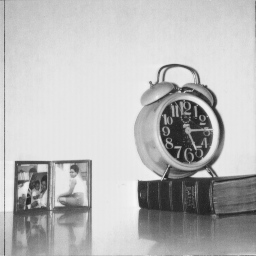
#> input picture Image_processing/ass2_1.tiff, 256 x 256 px
$ jupyter execute ma18btech11004-hw2.ipynb
#> lines starting #> are read from the running program, lines starting #| are printed output that depends on the picture
[cell 1]
import matplotlib.pyplot as plt
import matplotlib.image as mpimg
import numpy as np
import seaborn as sns
import math

[cell 2]
#ass2_1.tiff:http://sipi.usc.edu/database/download.php?vol=misc&img=5.1.12
ima = mpimg.imread('ass2_1.tiff')
#> ima is the input picture: shape (256, 256); min 32, max 246, mean 186
n,m = ima.shape
#> n = 256; m = 256
plt.imshow(ima,cmap='gray')
ima.shape

#### short_image 64*64 for high complexity tasks

short_image = ima[160:224,20:84]
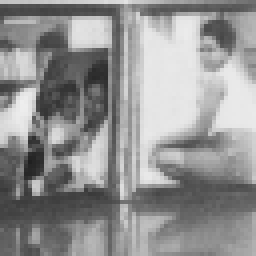
#> short_image: shape (64, 64) (shown 4 times larger); min 32, max 238, mean 146.5
plt.title("Short_image")
plt.imshow(short_image,cmap="gray")
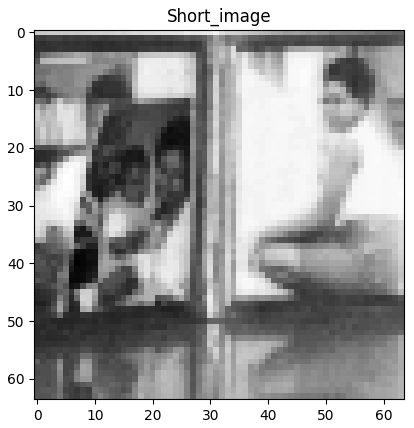
#> figure drawn by matplotlib, 1 panel

### DFT using Summations over two dimensions

[cell 3]
def naive_get_dft(image):
    N,M = image.shape
#> N = 64; M = 64
    I_theida = np.zeros((N,M),dtype=complex)
    for u in range(0,N):
        for v in range(0,M):
            for i in range(0,N):
                for j in range(0,M):
                    I_theida[u][v] += image[i][j]*(np.exp(-2j*np.pi*u*i/N)*np.exp(-2j*np.pi*v*j/M))
    return I_theida

def naive_get_idft(image):
    N,M = image.shape
    I_theida = np.zeros((N,M),dtype=complex)
    for u in range(0,N):
        for v in range(0,M):
            for i in range(0,N):
                for j in range(0,M):
                    I_theida[u][v] += image[i][j]*(np.exp(2j*np.pi*u*i/N)*np.exp(2j*np.pi*v*j/M))
    return (I_theida/(N*M))
